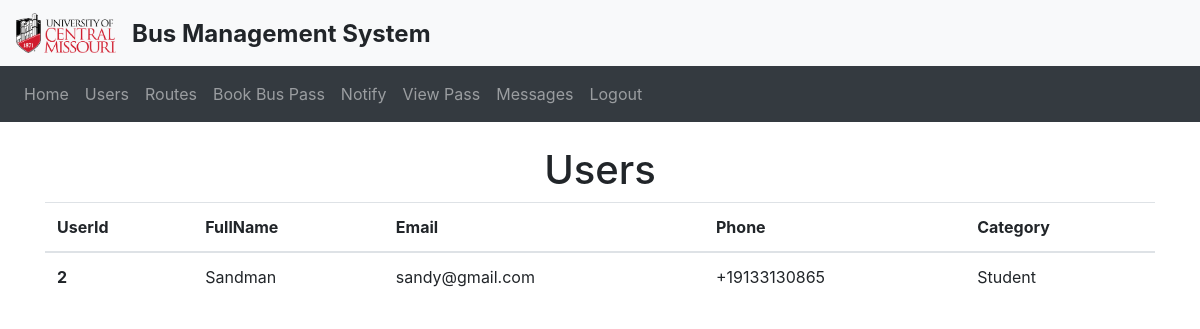
Screenshot of /users (signed in) with the database file from the repository.
### website/models.py (models this page shows)
class User(db.Model, UserMixin):
    id = db.Column(db.Integer, primary_key=True)
    username = db.Column(db.String(150), unique=True)
    password = db.Column(db.String(150))
    name = db.Column(db.String(150))
    phone = db.Column(db.String(150))
    role = db.Column(db.Integer)
    categoryid = db.Column(db.Integer, db.ForeignKey('category.id'))
    appvisits = db.Column(db.Integer)
    categories = db.relationship('Category')

### website/views.py (the view)
@views.route('/users', methods=['GET'])
@login_required
def users():
    users = User.query.filter(User.role != 1).all()
    return render_template('users.html', user=current_user, users = users)

### website/__init__.py (called while the page is built)
def create_app():
    app = Flask(__name__)
    app.config['SECRET_KEY'] = 'SANDEEP'
    app.config['SQLALCHEMY_DATABASE_URI'] =\
        'sqlite:///' + path.join(basedir, 'database.db')
    db.init_app(app)
    from .views import views
    from .auth import auth
    app.register_blueprint(views, url_prefix='/')
    app.register_blueprint(auth, url_prefix='/')
    from .models import User
    login_manager = LoginManager(app)
    login_manager.login_view = 'auth.login' # type: ignore
    login_manager.init_app(app)
    @login_manager.user_loader
    def load_user(id):
        return User.query.get(int(id))
    with app.app_context():
        create_database()
    return app

### website/templates/users.html
{% extends "base.html" %} {% block title %}Home{% endblock %} {% block content
    %}
    <h1 align="center">Users</h1>
    <table class="table">
      <thead>
        <tr>
          <th scope="col">UserId</th>
          <th scope="col">FullName</th>
          <th scope="col">Email</th>
          <th scope="col">Phone</th>
          <th scope="col">Category</th>
        </tr>
      </thead>
      <tbody>
        {% for user in users %}
        <tr>
          <th scope="row">{{user.id}}</th>
          <td>{{user.name}}</td>
          <td>{{user.username}}</td>
          <td>{{user.phone}}</td>
          <td>{{'Faculty' if user.categoryid == 1 else 'Student' }}</td>
        </tr>
        {% endfor %}
      </tbody>
    </table>
    {% endblock %}

### rows the page displays
User: id "2", name "Sandman", username "sandy@gmail.com", phone "+19133130865", categoryid "Student"
